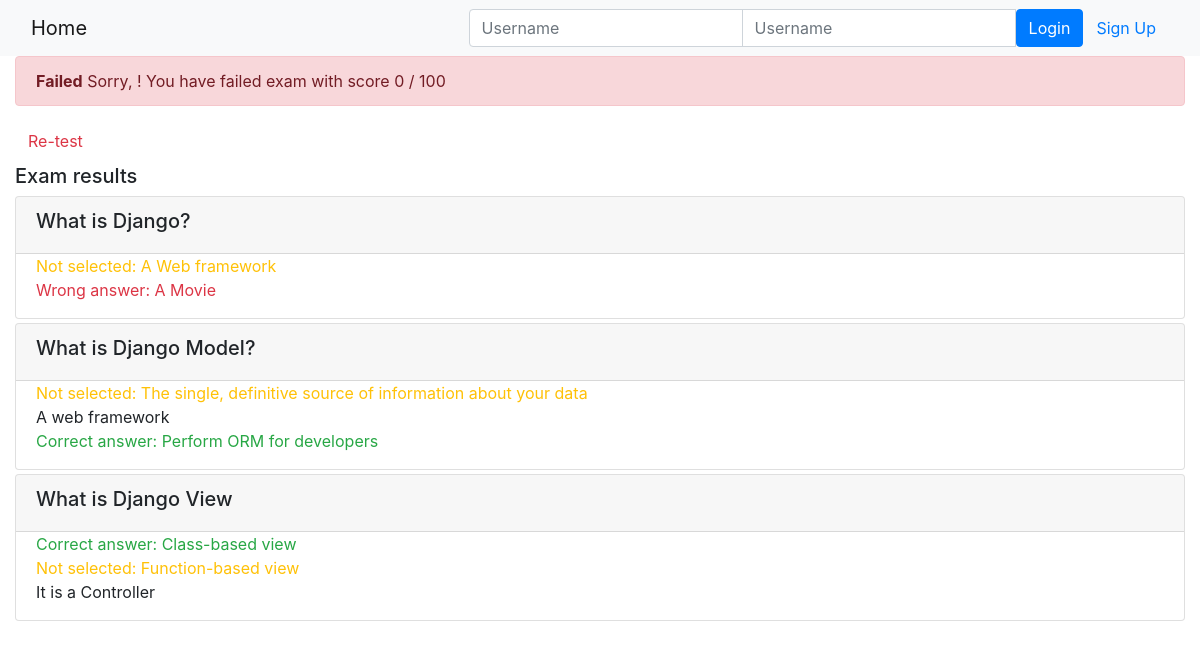
Page /onlinecourse/course/1/submission/1/result/ on the committed database.
### onlinecourse/models.py (models this page shows)
class Question(models.Model):
    course = models.ForeignKey(Course, on_delete=models.CASCADE)
    question_text = models.CharField(max_length=1000)
    grade = models.IntegerField(default=0)
    def is_get_score(self, selected_ids):
       all_answers = self.choice_set.filter(is_correct=True).count()
       selected_correct = self.choice_set.filter(is_correct=True, id__in=selected_ids).count()
       if all_answers == selected_correct:
           return True
       else:
           return False

class Choice(models.Model):
    question = models.ForeignKey(Question, on_delete=models.CASCADE)
    choice_text = models.CharField(max_length=1000)
    is_correct = models.BooleanField()

### onlinecourse/views.py (the view)
# urls.py: path('course/<int:course_id>/submission/<int:submission_id>/result/', views.show_exam_result, name='show_exam_result'),
def show_exam_result(request, course_id, submission_id):
    course = get_object_or_404(Course, pk=course_id)
    submission = get_object_or_404(Submission, pk=submission_id)
    choices = Choice.objects.filter(submission=submission)
    selected_ids = []
    for choice in choices:
        selected_ids.append(choice.id)
    total_score = 0
    score = 0
    questions = Question.objects.filter(course=course)
    for question in questions:
        total_score += question.grade
        if question.is_get_score(selected_ids):
            score += question.grade
    grade = int(100 * score / total_score)
    context = {}
    context['course'] = course
    context['selected_ids'] = selected_ids
    context['grade'] = grade
    return render(request, 'onlinecourse/exam_result_bootstrap.html', context)

### onlinecourse/templates/onlinecourse/exam_result_bootstrap.html (shortened to what this page needs)
<!DOCTYPE html>
<html lang="en">
<head>
    {% load static %}
    <link rel="stylesheet" href="https://maxcdn.bootstrapcdn.com/bootstrap/4.5.2/css/bootstrap.min.css">
</head>
<body>
 <nav class="navbar navbar-light bg-light">
    <div class="container-fluid">
        <div class="navbar-header">
              <a class="navbar-brand" href="{% url 'onlinecourse:index' %}">Home</a>
        </div>
        <ul class="nav navbar-nav navbar-right">
            {% if user.is_authenticated %}
            <li>
                <a class="btn btn-link" href="#">{{ user.first_name }}({{ user.username }})</a>
                <a class="btn btn-link" href="{% url 'onlinecourse:logout' %}">Logout</a>
            </li>
            {% else %}
            <li>
                <form class="form-inline" action="{% url 'onlinecourse:login' %}" method="post">
                    <div class="input-group">
                        <input type="text" class="form-control" placeholder="Username" name="username" >
                        <input type="password" class="form-control" placeholder="Username" name="psw" >
                        <button class="btn btn-primary" type="submit">Login</button>
                        <a class="btn btn-link" href="{% url 'onlinecourse:registration' %}">Sign Up</a>
                    </div>
                </form>
            </li>
            {% endif %}
        </ul>
    </div>
</nav>
<div class="container-fluid">
    {% if grade > 80 %}
    <div class="alert alert-success">
       <b>Congratulations, {{ user.first_name }}!</b> You have passed the exam and completed the course with score {{ grade }} / 100
    </div>
        {% else %}
        <div class="alert alert-danger">
            <b>Failed</b> Sorry, {{ user.first_name }}! You have failed exam with score {{ grade }} / 100
        </div>
        <a class="btn btn-link text-danger" href="{% url 'onlinecourse:course_details' course.id %}">Re-test</a>
        {% endif %}
        <div class="card-columns-vertical mt-1">
        <h5 class="">Exam results</h5>
            {% for question in course.question_set.all %}
                    <div class="card mt-1">
                        <div class="card-header"><h5>{{ question.question_text}}</h5></div>
                        <div class="form-group">
                            {% for choice in question.choice_set.all %}
                                <div class="form-check">
                                    <label class="form-check-label">
                                        {% if choice.is_correct %}
                                            {% if choice.id in selected_ids %}
                                                <span class="text-success">Correct answer: {{ choice.choice_text }}</span>
                                            {% else %}
                                                <span class="text-warning">Not selected: {{ choice.choice_text }}</span>
                                            {% endif %}
                                        {% else %}
                                            {% if choice.id in selected_ids %}
                                                <span class="text-danger">Wrong answer: {{ choice.choice_text }}</span>
                                            {% else %}
                                                {{ choice.choice_text }}
                                            {% endif %}
                                        {% endif %}
                                    </label>
                                </div>
                            {% endfor %}
                        </div>
                    </div>
                    {% endfor %}
        </div>
    </div>
</body>
</html>

### rows in the picture
Question: question_text "What is Django?"
Choice: choice_text "A Web framework"
Choice: choice_text "A Movie"
Question: question_text "What is Django Model?"
Choice: choice_text "The single, definitive source of information about your data"
Choice: choice_text "A web framework"
Choice: choice_text "Perform ORM for developers"
Question: question_text "What is Django View"
Choice: choice_text "Class-based view"
Choice: choice_text "Function-based view"
Choice: choice_text "It is a Controller"

### other values in the picture
{{ grade }} "0"
